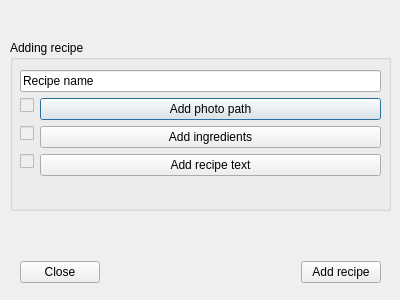
<?xml version="1.0" encoding="UTF-8"?>
<ui version="4.0">
 <class>addrecipepanel</class>
 <widget class="QDialog" name="addrecipepanel">
  <property name="geometry">
   <rect>
    <x>0</x>
    <y>0</y>
    <width>400</width>
    <height>300</height>
   </rect>
  </property>
  <property name="windowTitle">
   <string>Dialog</string>
  </property>
  <widget class="QGroupBox" name="groupBox">
   <property name="geometry">
    <rect>
     <x>10</x>
     <y>40</y>
     <width>381</width>
     <height>171</height>
    </rect>
   </property>
   <property name="title">
    <string>Adding recipe</string>
   </property>
   <widget class="QWidget" name="layoutWidget">
    <property name="geometry">
     <rect>
      <x>10</x>
      <y>30</y>
      <width>361</width>
      <height>121</height>
     </rect>
    </property>
    <layout class="QFormLayout" name="formLayout">
     <item row="0" column="0" colspan="2">
      <widget class="QLineEdit" name="name">
       <property name="text">
        <string>Recipe name</string>
       </property>
      </widget>
     </item>
     <item row="1" column="0">
      <widget class="QCheckBox" name="checkPhoto">
       <property name="enabled">
        <bool>false</bool>
       </property>
       <property name="text">
        <string/>
       </property>
       <property name="iconSize">
        <size>
         <width>32</width>
         <height>32</height>
        </size>
       </property>
       <property name="checkable">
        <bool>true</bool>
       </property>
      </widget>
     </item>
     <item row="1" column="1">
      <widget class="QPushButton" name="photoBtn">
       <property name="text">
        <string>Add photo path</string>
       </property>
      </widget>
     </item>
     <item row="2" column="0">
      <widget class="QCheckBox" name="checkIngredients">
       <property name="enabled">
        <bool>false</bool>
       </property>
       <property name="text">
        <string/>
       </property>
       <property name="iconSize">
        <size>
         <width>32</width>
         <height>32</height>
        </size>
       </property>
       <property name="checkable">
        <bool>true</bool>
       </property>
      </widget>
     </item>
     <item row="2" column="1">
      <widget class="QPushButton" name="ingredientsBtn">
       <property name="text">
        <string>Add ingredients</string>
       </property>
      </widget>
     </item>
     <item row="3" column="1">
      <widget class="QPushButton" name="txtBtn">
       <property name="text">
        <string>Add recipe text</string>
       </property>
      </widget>
     </item>
     <item row="3" column="0">
      <widget class="QCheckBox" name="checkTxt">
       <property name="enabled">
        <bool>false</bool>
       </property>
       <property name="text">
        <string/>
       </property>
       <property name="iconSize">
        <size>
         <width>32</width>
         <height>32</height>
        </size>
       </property>
       <property name="checkable">
        <bool>true</bool>
       </property>
      </widget>
     </item>
    </layout>
   </widget>
  </widget>
  <widget class="QWidget" name="layoutWidget">
   <property name="geometry">
    <rect>
     <x>20</x>
     <y>260</y>
     <width>361</width>
     <height>25</height>
    </rect>
   </property>
   <layout class="QHBoxLayout" name="horizontalLayout">
    <item>
     <widget class="QPushButton" name="closeBtn">
      <property name="text">
       <string>Close</string>
      </property>
     </widget>
    </item>
    <item>
     <spacer name="horizontalSpacer">
      <property name="orientation">
       <enum>Qt::Horizontal</enum>
      </property>
      <property name="sizeHint" stdset="0">
       <size>
        <width>40</width>
        <height>20</height>
       </size>
      </property>
     </spacer>
    </item>
    <item>
     <widget class="QPushButton" name="addRecipeBtn">
      <property name="text">
       <string>Add recipe</string>
      </property>
     </widget>
    </item>
   </layout>
  </widget>
 </widget>
 <resources/>
 <connections/>
</ui>
